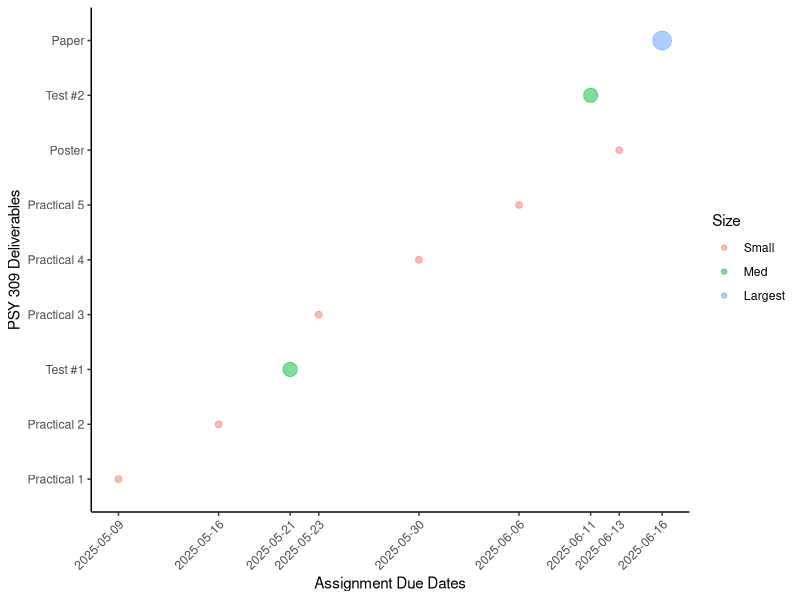

Generate this figure with R: (Note: this script raises an error after producing the figure.)
## ---- chunk 1
knitr::opts_chunk$set(echo = FALSE,message=FALSE,warning=FALSE)

library(tidyverse)
library(reshape2)
packageVersion("xfun")


data <- read_csv("Breakdown.csv")
## ---- chunk 2
data %>%
  mutate(TA = c("Victoria","Evana","All (Split)","Jennifer","Victoria","Evana","All (Split)","All (Split)","All (Split)")) %>%
  knitr::kable()
## ---- chunk 3
data$Assignment <- as.character(data$Assignment)
data$Assignment <- factor(data$Assignment,levels=unique(data$Assignment))

data$Size <- as.character(data$Size)
data$Size <- factor(data$Size, levels=c("Small","Med","Largest"))

a <- data %>%
  ggplot(aes(x=Due_Date,y=Assignment,colour=Size,size=Size))+
  geom_point(alpha=0.5)+
  theme_classic()+
  scale_x_continuous(labels = as.character(data$Due_Date),breaks=data$Due_Date)+
  theme(axis.text.x = element_text(angle = 45,vjust=1,hjust=1))+
  labs(
    x="Assignment Due Dates",
    y="PSY 309 Deliverables"
  )+
  guides(size="none")

ggsave("Psy309_deliverables.png",a,height=4,width=5,dpi=300)

knitr::include_graphics("Psy309_deliverables.png")
